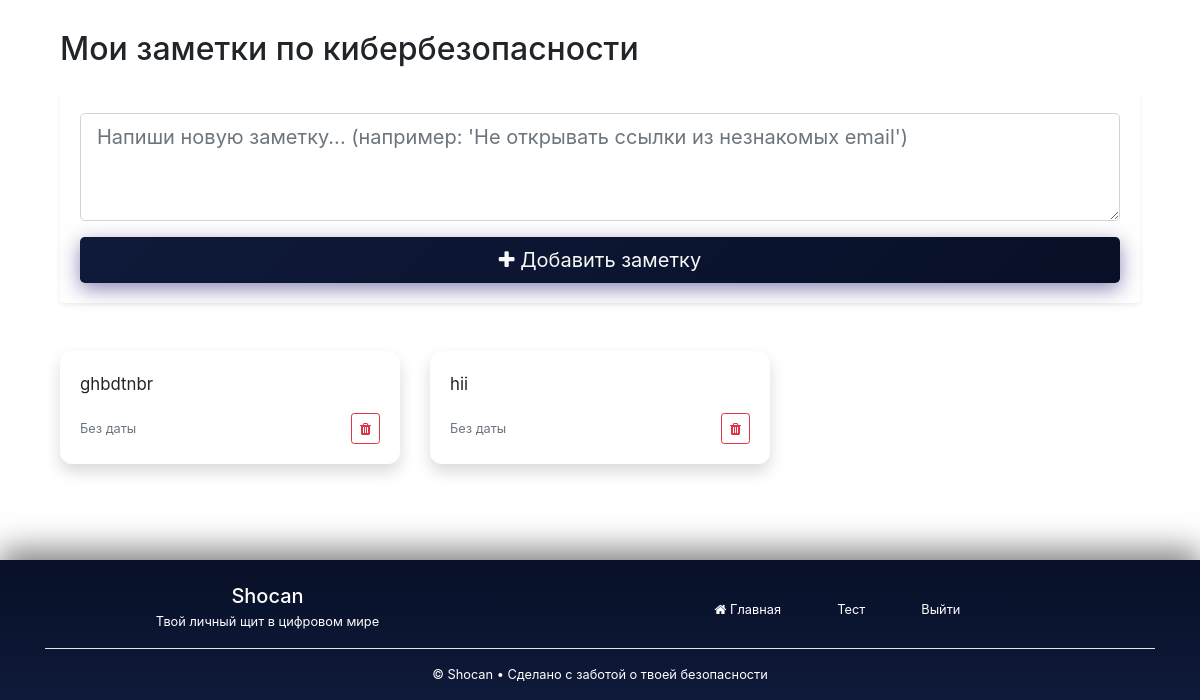
The page / (signed in, lower part) on the database as committed earlier.
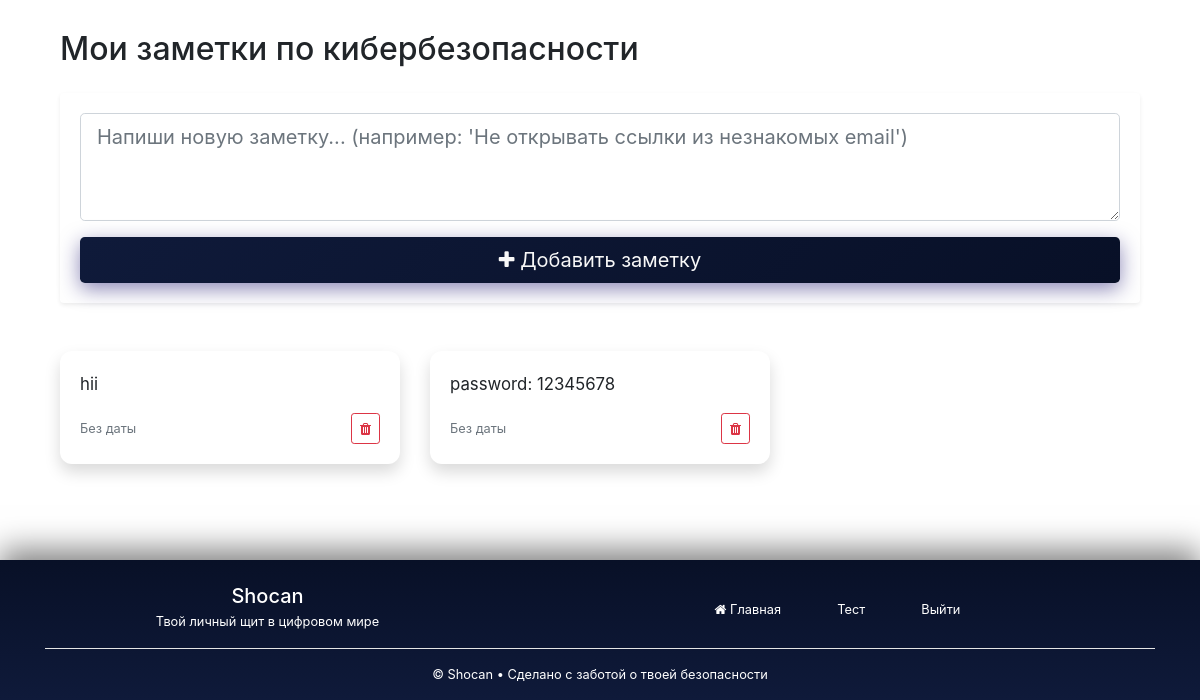
The same page on the database as committed later.
### website/models.py (models this page shows)
class Note(db.Model):
    id = db.Column(db.Integer, primary_key = True)
    data = db.Column(db.String(10000))
    date = db.Column(db.DateTime(timezone=True), default = func.now())
    user_id = db.Column(db.Integer, db.ForeignKey('user.id'))

### website/views.py (the view, shortened to what this page needs)
@views.route('/', methods=['GET', 'POST'])
@login_required
def home():
    return render_template("home.html", user=current_user)

### website/templates/home.html (shortened to what this page needs)
{% extends "base.html" %}
{% block content %}
<section id="notes-section" class="py-5">
  <div class="container">
    <div class="d-flex justify-content-between align-items-center mb-4 flex-wrap gap-3">
      <h2 class="fw-bold m-0">Мои заметки по кибербезопасности</h2>
    </div>
    <div class="card shadow-sm border-0 mb-5">
      <div class="card-body">
        <form method="POST">
          <textarea
            name="note"
            class="form-control form-control-lg mb-3"
            rows="3"
            placeholder="Напиши новую заметку... (например: 'Не открывать ссылки из незнакомых email')"
            required
          ></textarea>
          <button type="submit"
                  class="btn btn-lg w-100 fw-bold btn-cosmic-indigo"
                  style="background: linear-gradient(135deg, #0f1a3a, #081027);
                        color: #f8f8f8;                /* мягкий кремовый/бежевый текст */
                        border: none;
                        box-shadow: 0 6px 20px rgba(26, 18, 112, 0.5);
                        transition: all 0.3s ease;">
            <i class="fa fa-plus me-2"></i> Добавить заметку
          </button>
        </form>
      </div>
    </div>
    {% if user.notes %}
      <div class="row row-cols-1 row-cols-md-2 row-cols-lg-3 g-4" id="notes">
        {% for note in user.notes %}
          <div class="col">
            <div class="card h-100 shadow note-card border-0">
              <div class="card-body d-flex flex-column">
                <p class="card-text flex-grow-1 mb-3" style="white-space: pre-wrap;">{{ note.data }}</p>
                <div class="d-flex justify-content-between align-items-center mt-auto">
                  <small class="text-muted">
                    {% if note.date_created %}{{ note.date_created.strftime('%d.%m.%Y %H:%M') }}{% else %}Без даты{% endif %}
                  </small>
                  <button
                    type="button"
                    class="btn btn-sm btn-outline-danger"
                    onclick="deleteNote({{ note.id }})"
                    title="Удалить"
                  >
                    <i class="fa fa-trash"></i>
                  </button>
                </div>
              </div>
            </div>
          </div>
        {% endfor %}
      </div>
    {% else %}
      <div class="text-center py-5 text-muted">
        <i class="fa fa-sticky-note fa-5x mb-3 opacity-50"></i>
        <h4>Заметок пока нет</h4>
        <p class="lead">Добавь первую заметку выше — она сохранится здесь навсегда</p>
      </div>
    {% endif %}
  </div>
</section>
{% endblock %}

Rows that differ between the two databases and show on the page:
removed Note: data "ghbdtnbr"
added Note: data "password: 12345678"
